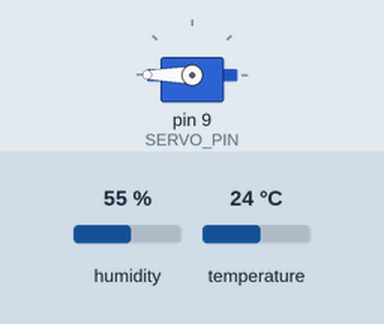
Simulated run of this sketch. Board: Arduino Uno, built with avr-gcc and run on an emulated ATmega328P. Parts: servo. The test bench sets the inputs (shaded band); at power-on: temperature 24 °C, humidity 55 %. What the sketch prints to the serial monitor is not drawn.

Above: at 1.8 s.
1.9 s: temperature set to 22 °C
Timing chart, 0 to 11.6 s (numbered marks = the images above; inputs shaded):
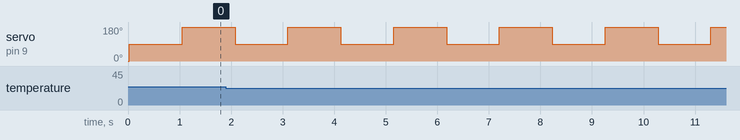

Measured:
- by itself, servo on pin 9 (SERVO_PIN): alternates 180° for 1.0 s and 90° for 1.0 s

The sketch:

temSensor.ino
```cpp
#include <Servo.h>
#include <DFRobot_DHT11.h>
DFRobot_DHT11 DHT;

// Define Pins
#define DHTPIN A0
#define SERVO_PIN 9


Servo windowServo;
int pos = 0;

// Temperature threshold
const float TEMP_THRESHOLD = 24.0;

void setup() {
  Serial.begin(9600);
  windowServo.attach(SERVO_PIN);
  windowServo.write(0);  // Start with window closed
}


void toggleServo(int *pos) {
  if ((*pos) == 1) {
    windowServo.write(180);
    (*pos) = 0;
  } else {
    windowServo.write(90);
    (*pos) = 1;
  }
}

void loop() {

  // Read data from sensor
  DHT.read(DHTPIN);
  int temperature = DHT.temperature;

  Serial.print("temp:");
  Serial.print(temperature);
  Serial.print(" humi:");
  Serial.println(DHT.humidity);

  // Open and close the window depending on the temp
  if (temperature < TEMP_THRESHOLD) {
    toggleServo(&pos);
    Serial.print(pos);
  } else {
        toggleServo(&pos);
  }

  delay(1000); // Wait 1 second before next read
}
```
